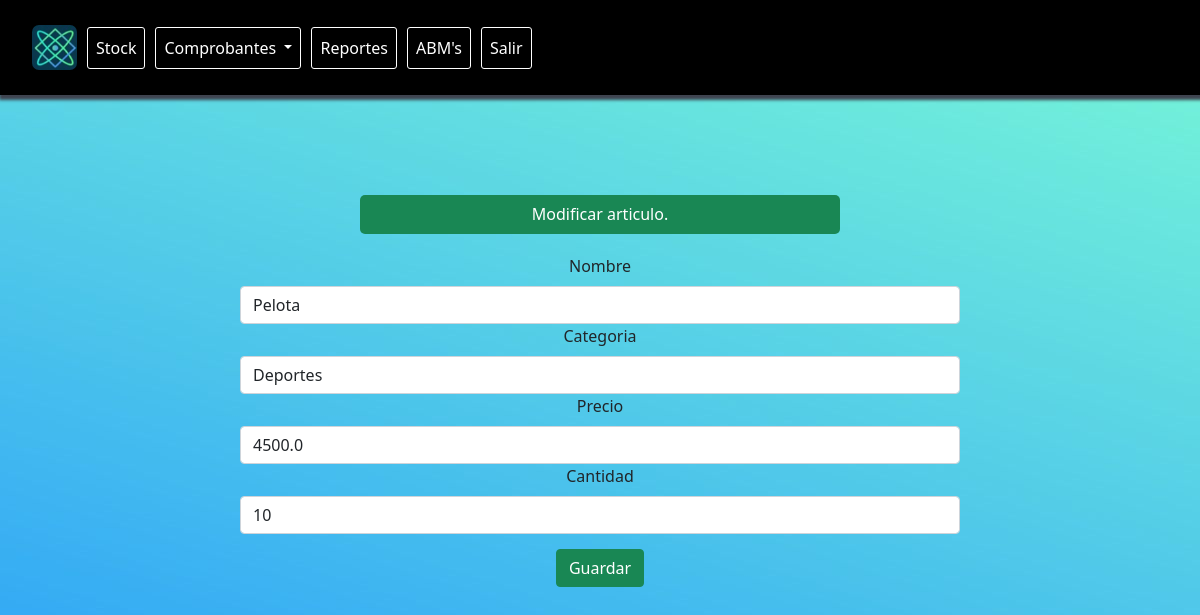
The app's page /abm/modificararticulo/7 (signed in) with its own data.
### AppArticulos/models.py (models this page shows, shortened)
class Articulo(models.Model):
    id_articulo=models.IntegerField(primary_key = True)
    nombre=models.CharField('Nombre', max_length=50)
    categoria=models.ForeignKey(Categoria, on_delete=models.CASCADE)
    precio=models.FloatField('Precio')
    disponibilidad=models.BooleanField(default=True)
    cantidad=models.IntegerField('Cantidad')
    created=models.DateTimeField(auto_now_add=True)
    updated=models.DateTimeField(auto_now_add=True)
    class Meta:
        verbose_name="Articulo"
        verbose_name_plural="Articulos"

### AppABM/views.py (the view, shortened to what this page needs)
# urls.py: path('modificararticulo/<id>', views.modificar_articulo, name="modificar_articulo"),
@login_required
def modificar_articulo(request, id):
    producto = get_object_or_404(Articulo, id_articulo=id)
    data = {
        'form': ArticuloModificarForm(instance=producto)
    }
    return render(request, 'AppABM/modificararticulo.html', data)

### AppABM/forms.py
class ArticuloModificarForm(forms.ModelForm):
    class Meta:
        model = Articulo
        fields = ['nombre', 'categoria', 'precio', 'cantidad']

### AppArticulos/models.py (called while the page is built)
    def __str__(self):
        return self.nombre

### AppABM/templates/AppAbm/modificararticulo.html (shortened to what this page needs)
{% extends "base/base.html" %}
{% load widget_tweaks %}
{% load bootstrap4 %}
{% load static %}
{% block content %}
    <form method="post" class="formularioadd" enctype="multipart/form-data">
        <h6 class="addproduct"> Modificar articulo. </h6>
        {% for field in form.visible_fields %}
            <div class="form-group add" style="width: 60%; margin:auto;">
                <label for="{{ field.id_for_label }}">{{ field.label }}</label>
                {{ field|add_class:'form-control' }}
            </div>
        {% endfor %}
            <div class="form-group guardar">
                <button type="submit" class="btn btn-success" style="margin-top: 15px">
                 Guardar
                </button>
            </div>
    </form>
{% endblock %}

### static/base/css/styles.css (style rules this page uses)
.bodybase { background: url("/static/base/img/back2.jpg") no-repeat fixed; }
.formularioadd { margin-top: 100px; }
.form-group.add { text-align: center; }
.form-group.guardar { text-align: center; }
.addproduct { color: white; text-align: center; margin-bottom: 20px !important; margin: auto; background-color: #198754; border-radius: 5px; padding: 10px; width: 40%; }

### records on screen
Articulo: visible_fields "Pelota" "Deportes" "4500.0" "10"

### other values on screen
{{ field.label }} "Nombre" "Categoria" "Precio" "Cantidad"
